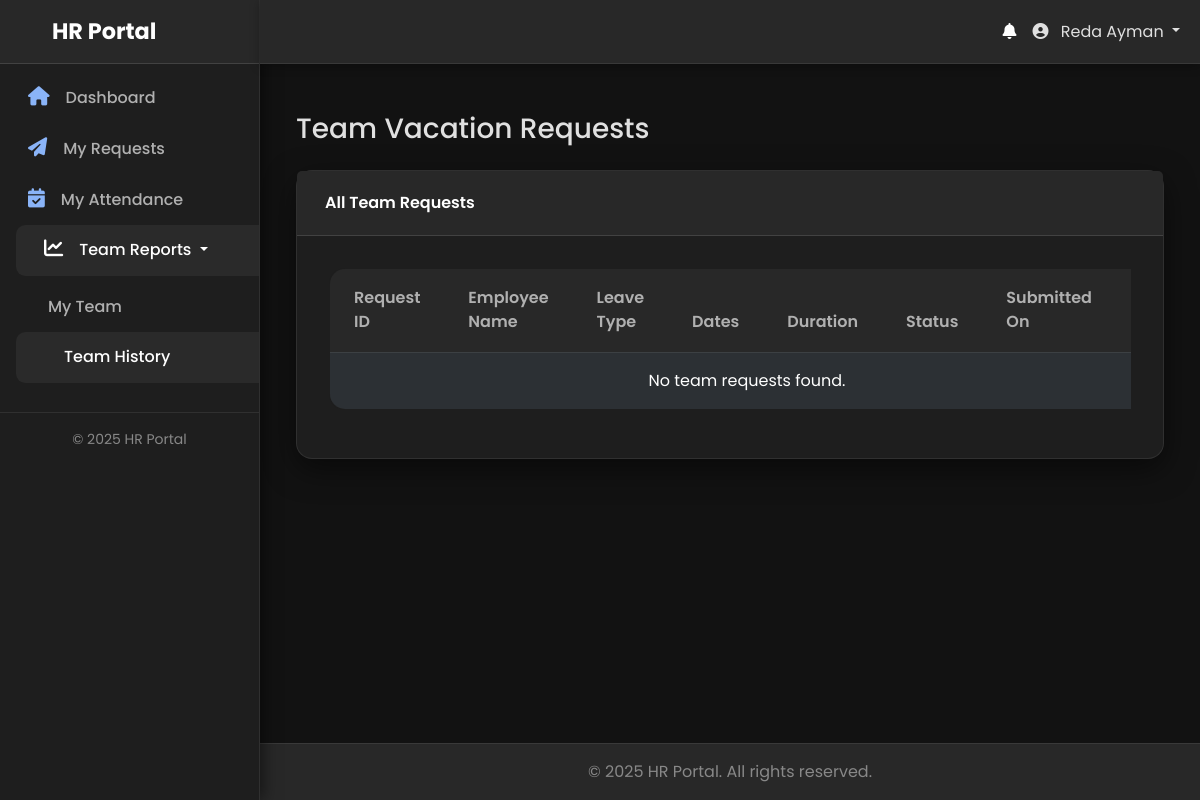
The page /reports/manager_history.php (signed in) on the database as committed earlier.
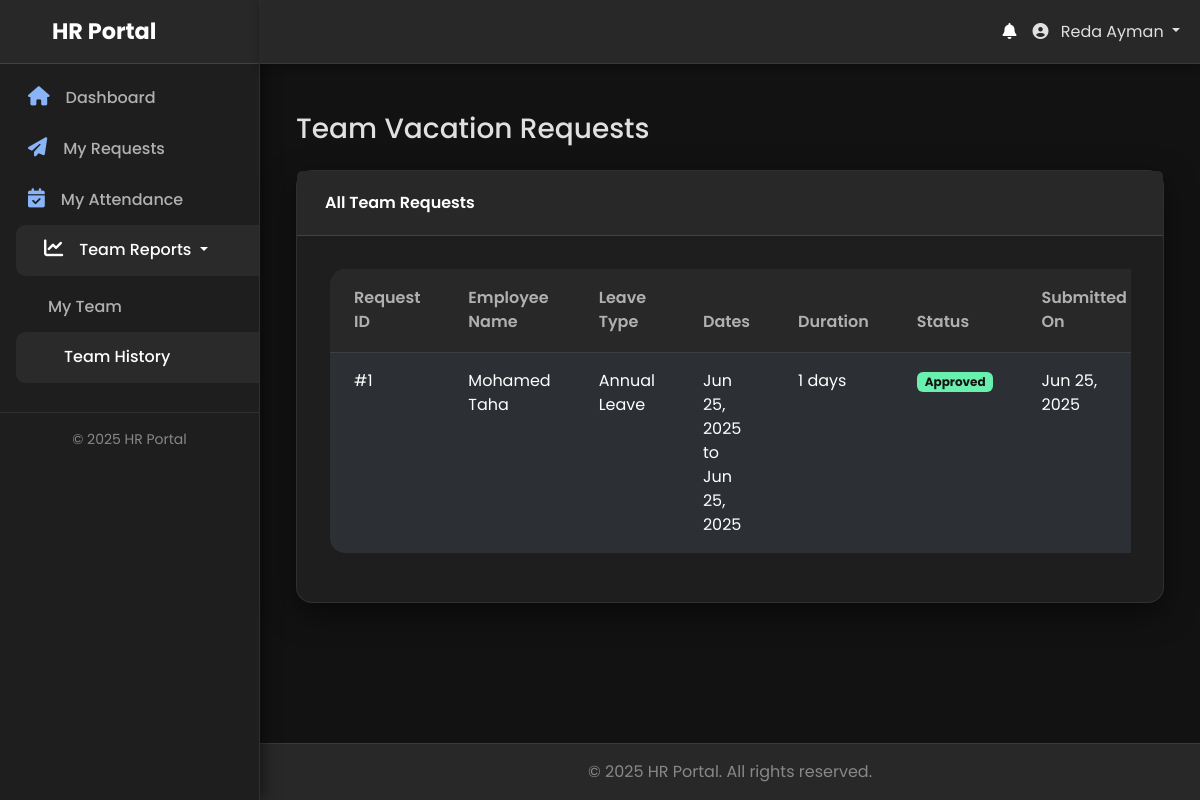
The same page on the database as committed later.
### tables this page shows
CREATE TABLE `vacation_requests` (
  `id` int(11) NOT NULL,
  `user_id` int(11) NOT NULL,
  `leave_type_id` int(11) DEFAULT NULL,
  `duration_days` int(11) NOT NULL,
  `start_date` date NOT NULL,
  `end_date` date NOT NULL,
  `reason` text DEFAULT NULL,
  `attachment_path` varchar(255) DEFAULT NULL,
  `status` enum('pending_manager','pending_hr','approved','rejected','cancelled','pending_cancellation_hr') NOT NULL DEFAULT 'pending_manager',
  `manager_id` int(11) DEFAULT NULL,
  `hr_id` int(11) DEFAULT NULL,
  `action_at` timestamp NULL DEFAULT NULL,
  `created_at` timestamp NOT NULL DEFAULT current_timestamp()
);

CREATE TABLE `users` (
  `id` int(11) NOT NULL,
  `employee_code` varchar(50) DEFAULT NULL,
  `full_name` varchar(255) NOT NULL,
  `email` varchar(255) NOT NULL,
  `password` varchar(255) NOT NULL,
  `contact_number` varchar(20) DEFAULT NULL,
  `emergency_contact_name` varchar(255) DEFAULT NULL,
  `emergency_contact_number` varchar(20) DEFAULT NULL,
  `role` enum('user','manager','hr','hr_manager','admin') NOT NULL DEFAULT 'user',
  `shift_id` int(11) DEFAULT NULL,
  `department_id` int(11) DEFAULT NULL,
  `direct_manager_id` int(11) DEFAULT NULL,
  `is_active` tinyint(1) NOT NULL DEFAULT 1,
  `must_change_password` tinyint(1) NOT NULL DEFAULT 0,
  `last_login_at` datetime DEFAULT NULL,
  `created_at` timestamp NOT NULL DEFAULT current_timestamp(),
  `updated_at` timestamp NOT NULL DEFAULT current_timestamp() ON UPDATE current_timestamp()
);

CREATE TABLE `leave_types` (
  `id` int(11) NOT NULL,
  `name` varchar(255) NOT NULL,
  `accrual_days_per_year` float NOT NULL DEFAULT 0,
  `is_active` tinyint(1) NOT NULL DEFAULT 1
);

### app/core/helpers.php (called while the page is built, shortened)
<?php
function getStatusBadgeClass($status) {
    $map = [
        'pending_manager' => 'bg-warning text-dark',
        'pending_hr' => 'bg-info text-dark',
        'approved' => 'bg-success',
        'rejected' => 'bg-danger',
        'cancelled' => 'bg-secondary',
        'pending_cancellation_hr' => 'bg-warning text-dark',
        'valid' => 'bg-success',
        'invalid' => 'bg-danger',
        '' => 'bg-light text-dark'
    ];
    return $map[$status] ?? 'bg-light text-dark';
}
function getStatusText($status) {
    return ucwords(str_replace('_', ' ', $status));
}

### reports/manager_history.php (the view, shortened to what this page needs)
<?php
require_once __DIR__ . '/../app/bootstrap.php';
$current_user_id = get_current_user_id();
$current_user_role = get_current_user_role();
$page_title = 'Team Vacation Requests';
$sql = "
    SELECT r.*, u.full_name, lt.name as leave_type_name
    FROM vacation_requests r
    JOIN users u ON r.user_id = u.id
    LEFT JOIN leave_types lt ON r.leave_type_id = lt.id
";
$params = [];
$where_clauses = [];
if ($current_user_role === 'manager') {
    $where_clauses[] = "u.direct_manager_id = ?";
    $params[] = $current_user_id;
}
if (!empty($where_clauses)) {
    $sql .= " WHERE " . implode(" AND ", $where_clauses);
}
$sql .= " ORDER BY r.created_at DESC";
$stmt = $pdo->prepare($sql);
$stmt->execute($params);
$requests = $stmt->fetchAll();
include __DIR__ . '/../app/templates/header.php';
?>
<div class="container mt-4">
    <h1 class="h3 mb-4"><?= htmlspecialchars($page_title) ?></h1>
    <div class="card">
        <div class="card-header">
            All Team Requests
        </div>
        <div class="card-body">
            <div class="table-responsive">
                <table class="table table-striped table-hover">
                    <thead>
                        <tr>
                            <th>Request ID</th>
                            <th>Employee Name</th>
                            <th>Leave Type</th>
                            <th>Dates</th>
                            <th>Duration</th>
                            <th>Status</th>
                            <th>Submitted On</th>
                            <th></th>
                        </tr>
                    </thead>
                    <tbody>
                        <?php if (empty($requests)): ?>
                            <tr>
                                <td colspan="8" class="text-center">No team requests found.</td>
                            </tr>
                        <?php else: ?>
                            <?php foreach ($requests as $request): ?>
                                <tr>
                                    <td>#<?= htmlspecialchars($request['id'] ?? '') ?></td>
                                    <td><?= htmlspecialchars($request['full_name'] ?? 'N/A') ?></td>
                                    <td><?= htmlspecialchars($request['leave_type_name'] ?? 'N/A') ?></td>
                                    <td><?= date('M d, Y', strtotime($request['start_date'])) ?> to <?= date('M d, Y', strtotime($request['end_date'])) ?></td>
                                    <td><?= htmlspecialchars($request['duration_days'] ?? '0') ?> days</td>
                                    <td><span class="badge <?= getStatusBadgeClass($request['status'] ?? '') ?>"><?= getStatusText($request['status'] ?? '') ?></span></td>
                                    <td><?= date('M d, Y', strtotime($request['created_at'])) ?></td>
                                </tr>
                            <?php endforeach; ?>
                        <?php endif; ?>
                    </tbody>
                </table>
            </div>
        </div>
    </div>
</div>
<?php include __DIR__ . '/../app/templates/footer.php'; ?>

Rows that differ between the two databases and show on the page:
added vacation_requests: id "1", user.full_name "Mohamed Taha", leave_type.name "Annual Leave", start_date "Jun 25, 2025", end_date "Jun 25, 2025", duration_days "1", status "Approved", created_at "Jun 25, 2025"
Other text that changed with them:
text no longer shown: "No team requests found."
